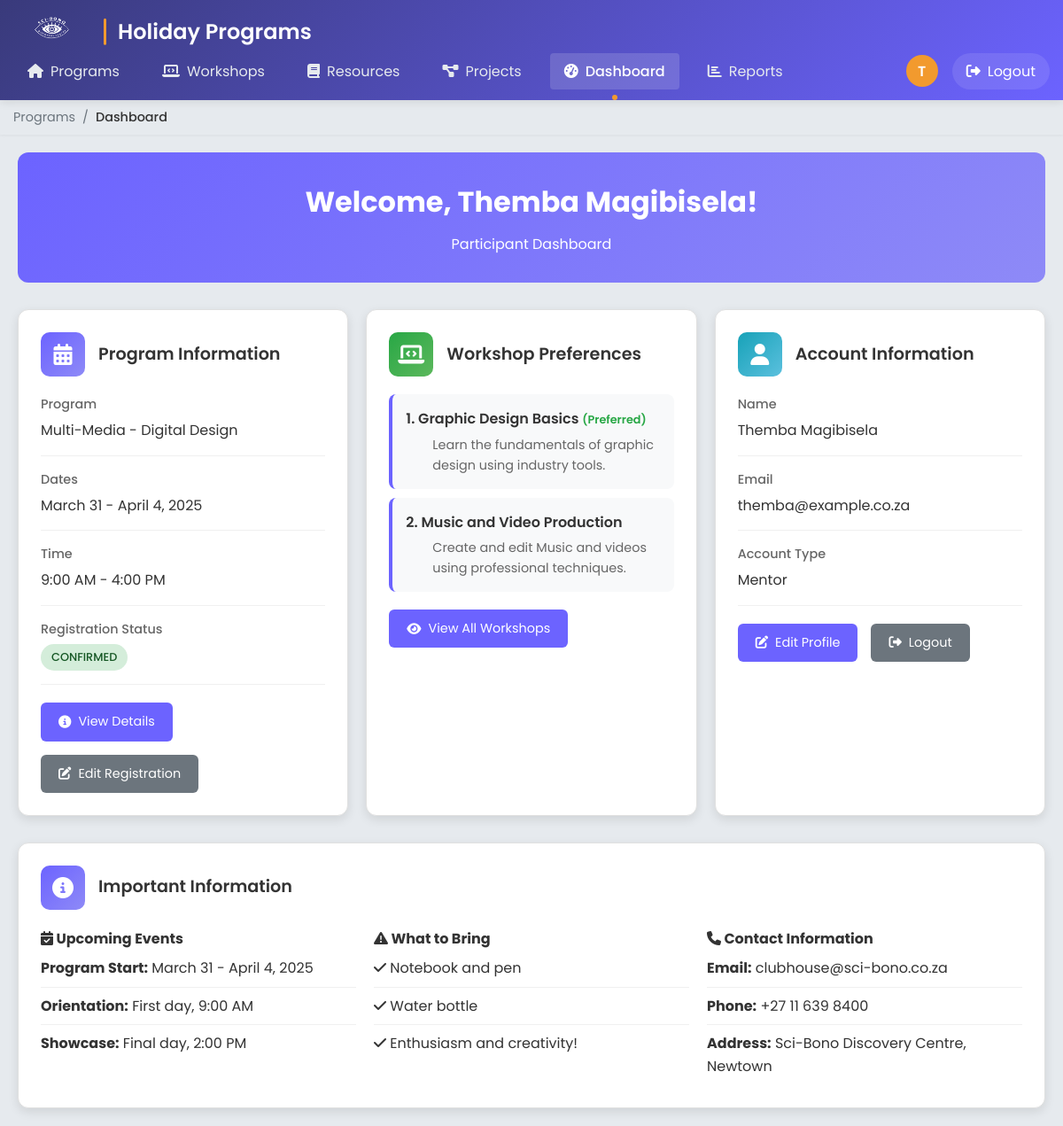
Screenshot of /app/Views/holidayPrograms/holiday-dashboard.php (signed in) with the database file from the repository.
### tables this page shows
CREATE TABLE `holiday_program_attendees` (
  `id` int NOT NULL,
  `program_id` int NOT NULL,
  `user_id` int DEFAULT NULL,
  `first_name` varchar(255) NOT NULL,
  `last_name` varchar(255) NOT NULL,
  `email` varchar(255) NOT NULL,
  `phone` varchar(20) DEFAULT NULL,
  `date_of_birth` date DEFAULT NULL,
  `gender` enum('Male','Female','Other','Prefer not to say') DEFAULT NULL,
  `school` varchar(255) DEFAULT NULL,
  `grade` int DEFAULT NULL,
  `address` text,
  `city` varchar(100) DEFAULT NULL,
  `province` varchar(100) DEFAULT NULL,
  `postal_code` varchar(20) DEFAULT NULL,
  `guardian_name` varchar(255) DEFAULT NULL,
  `guardian_relationship` varchar(50) DEFAULT NULL,
  `guardian_phone` varchar(20) DEFAULT NULL,
  `guardian_email` varchar(255) DEFAULT NULL,
  `emergency_contact_name` varchar(255) DEFAULT NULL,
  `emergency_contact_relationship` varchar(50) DEFAULT NULL,
  `emergency_contact_phone` varchar(20) DEFAULT NULL,
  `workshop_preference` longtext,
  `why_interested` text,
  `experience_level` varchar(50) DEFAULT NULL,
  `needs_equipment` tinyint(1) DEFAULT '0',
  `medical_conditions` text,
  `allergies` text,
  `photo_permission` tinyint(1) DEFAULT '0',
  `data_permission` tinyint(1) DEFAULT '0',
  `dietary_restrictions` text,
  `additional_notes` text,
  `registration_status` enum('pending','confirmed','canceled','waitlisted','completed') DEFAULT 'pending',
  `created_at` timestamp NOT NULL DEFAULT CURRENT_TIMESTAMP,
  `updated_at` timestamp NOT NULL DEFAULT CURRENT_TIMESTAMP ON UPDATE CURRENT_TIMESTAMP,
  `mentor_registration` tinyint(1) DEFAULT '0',
  `mentor_status` enum('Pending','Approved','Declined') DEFAULT NULL,
  `mentor_workshop_preference` int DEFAULT NULL,
  `password` varchar(255) DEFAULT NULL,
  `last_login` datetime DEFAULT NULL,
  `is_clubhouse_member` tinyint(1) DEFAULT '0',
  `status` varchar(20) NOT NULL DEFAULT 'pending',
  `cohort_id` int DEFAULT NULL COMMENT 'Assigned cohort for this attendee',
  `prerequisites_met` json DEFAULT NULL COMMENT 'Track which prerequisites are satisfied'
);

CREATE TABLE `holiday_programs` (
  `id` int NOT NULL,
  `term` varchar(50) NOT NULL,
  `title` varchar(255) NOT NULL,
  `description` text,
  `dates` varchar(100) NOT NULL,
  `time` varchar(50) DEFAULT '9:00 AM - 4:00 PM',
  `start_date` date NOT NULL,
  `end_date` date NOT NULL,
  `location` varchar(255) DEFAULT 'Sci-Bono Clubhouse',
  `age_range` varchar(50) DEFAULT '13-18 years',
  `lunch_included` tinyint(1) DEFAULT '1',
  `program_goals` text,
  `registration_deadline` varchar(100) DEFAULT NULL,
  `max_participants` int DEFAULT '30',
  `registration_open` tinyint(1) DEFAULT '1',
  `status` enum('draft','open','closing_soon','closed','completed','cancelled') DEFAULT 'draft',
  `created_at` timestamp NOT NULL DEFAULT CURRENT_TIMESTAMP,
  `updated_at` timestamp NOT NULL DEFAULT CURRENT_TIMESTAMP ON UPDATE CURRENT_TIMESTAMP,
  `auto_close_on_capacity` tinyint(1) NOT NULL DEFAULT '0' COMMENT 'Auto-close registration when capacity is reached',
  `auto_close_on_date` tinyint(1) NOT NULL DEFAULT '0' COMMENT 'Auto-close registration on deadline',
  `notification_settings` longtext COMMENT 'JSON settings for notifications',
  `program_structure` text COMMENT 'Stores program configuration'
);

CREATE TABLE `holiday_program_workshops` (
  `id` int NOT NULL,
  `program_id` int NOT NULL,
  `title` varchar(255) NOT NULL,
  `description` text,
  `instructor` varchar(255) DEFAULT NULL,
  `max_participants` int DEFAULT '15',
  `start_time` time DEFAULT NULL,
  `end_time` time DEFAULT NULL,
  `location` varchar(255) DEFAULT NULL,
  `created_at` timestamp NOT NULL DEFAULT CURRENT_TIMESTAMP,
  `updated_at` timestamp NOT NULL DEFAULT CURRENT_TIMESTAMP ON UPDATE CURRENT_TIMESTAMP,
  `prerequisites` text COMMENT 'Workshop prerequisites and requirements',
  `cohort_id` int DEFAULT NULL COMMENT 'Link workshop to specific cohort',
  `week_number` int DEFAULT '1' COMMENT 'Which week of program this workshop runs'
);

### app/Views/holidayPrograms/holiday-dashboard.php (the view, shortened to what this page needs)
<?php
require_once '../../../server.php';
$userId = $_SESSION['holiday_user_id'];
$userEmail = $_SESSION['holiday_email'];
$userSurname = $_SESSION['holiday_surname'];
$sql = "SELECT hpa.*, hp.title as program_title, hp.dates as program_dates, hp.time as program_time
        FROM holiday_program_attendees hpa
        LEFT JOIN holiday_programs hp ON hpa.program_id = hp.id
        WHERE hpa.id = ?";
$stmt = $conn->prepare($sql);
$stmt->bind_param("i", $userId);
$stmt->execute();
$result = $stmt->get_result();
$userRegistration = $result->fetch_assoc();
$workshopPreferences = [];
if ($userRegistration && $userRegistration['workshop_preference']) {
    $workshopPreferences = json_decode($userRegistration['workshop_preference'], true) ?? [];
}
$workshops = [];
if (!empty($workshopPreferences)) {
    $workshopIds = array_map('intval', $workshopPreferences);
    $placeholders = str_repeat('?,', count($workshopIds) - 1) . '?';
    $sql = "SELECT * FROM holiday_program_workshops WHERE id IN ($placeholders)";
    $stmt = $conn->prepare($sql);
    $stmt->bind_param(str_repeat('i', count($workshopIds)), ...$workshopIds);
    $stmt->execute();
    $result = $stmt->get_result();
    while ($row = $result->fetch_assoc()) {
        $workshops[] = $row;
    }
}
?>
<!DOCTYPE html>
<html lang="en">
<head>
    <link rel="stylesheet" href="../../../public/assets/css/holidayProgramStyles.css">
    <link rel="stylesheet" href="https://cdnjs.cloudflare.com/ajax/libs/font-awesome/6.4.0/css/all.min.css">
</head>
<body>
    <?php include './holidayPrograms-header.php'; ?>
    <div class="dashboard-container">
        <div class="welcome-banner">
            <h1>Welcome, <?php echo htmlspecialchars($userName . ' ' . $userSurname); ?>!</h1>
            <p><?php echo $isMentor ? 'Mentor Dashboard' : 'Participant Dashboard'; ?></p>
        </div>
        <div class="dashboard-grid">
            <div class="dashboard-card">
                <div class="card-header">
                    <div class="card-icon program">
                        <i class="fas fa-calendar-alt"></i>
                    </div>
                    <h3 class="card-title">Program Information</h3>
                </div>
                <?php if ($userRegistration): ?>
                    <div class="info-item">
                        <div class="info-label">Program</div>
                        <div class="info-value"><?php echo htmlspecialchars($userRegistration['program_title']); ?></div>
                    </div>
                    <div class="info-item">
                        <div class="info-label">Dates</div>
                        <div class="info-value"><?php echo htmlspecialchars($userRegistration['program_dates']); ?></div>
                    </div>
                    <div class="info-item">
                        <div class="info-label">Time</div>
                        <div class="info-value"><?php echo htmlspecialchars($userRegistration['program_time']); ?></div>
                    </div>
                    <div class="info-item">
                        <div class="info-label">Registration Status</div>
                        <div class="info-value">
                            <span class="status-badge status-<?php echo strtolower($userRegistration['registration_status']); ?>">
                                <?php echo ucfirst($userRegistration['registration_status']); ?>
                            </span>
                        </div>
                    </div>
                <?php else: ?>
                    <p>No program registration found.</p>
                <?php endif; ?>
                <div class="quick-actions">
                    <a href="holiday-program-details-term1.php?id=<?php echo $userRegistration['program_id']; ?>" class="quick-action-btn">
                        <i class="fas fa-info-circle"></i> View Details
                    </a>
                    <a href="holidayProgramRegistration.php?program_id=<?php echo $userRegistration['program_id']; ?>&edit=1" class="quick-action-btn secondary">
                        <i class="fas fa-edit"></i> Edit Registration
                    </a>
                </div>
            </div>
            <?php if (!$isMentor): ?>
            <div class="dashboard-card">
                <div class="card-header">
                    <div class="card-icon workshop">
                        <i class="fas fa-laptop-code"></i>
                    </div>
                    <h3 class="card-title">Workshop Preferences</h3>
                </div>
                <?php if (!empty($workshops)): ?>
                    <ul class="workshop-list">
                        <?php foreach ($workshops as $index => $workshop): ?>
                            <li class="workshop-item">
                                <div class="workshop-title">
                                    <?php echo ($index + 1); ?>. <?php echo htmlspecialchars($workshop['title']); ?>
                                    <?php if ($index === 0): ?>
                                        <span style="color: #28a745; font-size: 0.8rem;">(Preferred)</span>
                                    <?php endif; ?>
                                </div>
                                <div class="workshop-description"><?php echo htmlspecialchars($workshop['description']); ?></div>
                            </li>
                        <?php endforeach; ?>
                    </ul>
                <?php else: ?>
                    <p>No workshop preferences selected.</p>
                <?php endif; ?>
                <div class="quick-actions">
                    <a href="holiday-workshops.php" class="quick-action-btn">
                        <i class="fas fa-eye"></i> View All Workshops
                    </a>
                </div>
            </div>
            <?php endif; ?>
            <div class="dashboard-card">
                <div class="card-header">
                    <div class="card-icon status">
                        <i class="fas fa-user"></i>
                    </div>
                    <h3 class="card-title">Account Information</h3>
                </div>
                <div class="info-item">
                    <div class="info-label">Name</div>
                    <div class="info-value"><?php echo htmlspecialchars($userName . ' ' . $userSurname); ?></div>
                </div>
                <div class="info-item">
                    <div class="info-label">Email</div>
                    <div class="info-value"><?php echo htmlspecialchars($userEmail); ?></div>
                </div>
                <div class="info-item">
                    <div class="info-label">Account Type</div>
                    <div class="info-value"><?php echo ucfirst($userType); ?></div>
                </div>
                <div class="quick-actions">
                    <a href="holiday-profile.php" class="quick-action-btn">
                        <i class="fas fa-edit"></i> Edit Profile
                    </a>
                    <a href="holiday-logout.php" class="quick-action-btn secondary">
                        <i class="fas fa-sign-out-alt"></i> Logout
                    </a>
                </div>
            </div>
        </div>
        <div class="dashboard-card">
            <div class="card-header">
                <div class="card-icon program">
                    <i class="fas fa-info-circle"></i>
                </div>
                <h3 class="card-title">Important Information</h3>
            </div>
            <div style="display: grid; grid-template-columns: repeat(auto-fit, minmax(250px, 1fr)); gap: 20px;">
                <div>
                    <h4><i class="fas fa-calendar-check"></i> Upcoming Events</h4>
                    <ul style="list-style: none; padding: 0;">
                        <li style="padding: 8px 0; border-bottom: 1px solid #f0f0f0;">
                            <strong>Program Start:</strong> <?php echo htmlspecialchars($userRegistration['program_dates'] ?? 'TBA'); ?>
                        </li>
                        <li style="padding: 8px 0; border-bottom: 1px solid #f0f0f0;">
                            <strong>Orientation:</strong> First day, 9:00 AM
                        </li>
                        <li style="padding: 8px 0;">
                            <strong>Showcase:</strong> Final day, 2:00 PM
                        </li>
                    </ul>
                </div>
                <div>
                    <h4><i class="fas fa-exclamation-triangle"></i> What to Bring</h4>
                    <ul style="list-style: none; padding: 0;">
                        <li style="padding: 8px 0; border-bottom: 1px solid #f0f0f0;">
                            <i class="fas fa-check text-success"></i> Notebook and pen
                        </li>
                        <li style="padding: 8px 0; border-bottom: 1px solid #f0f0f0;">
                            <i class="fas fa-check text-success"></i> Water bottle
                        </li>
                        <li style="padding: 8px 0;">
                            <i class="fas fa-check text-success"></i> Enthusiasm and creativity!
                        </li>
                    </ul>
                </div>
                <div>
                    <h4><i class="fas fa-phone"></i> Contact Information</h4>
                    <ul style="list-style: none; padding: 0;">
                        <li style="padding: 8px 0; border-bottom: 1px solid #f0f0f0;">
                            <strong>Email:</strong> clubhouse@sci-bono.co.za
                        </li>
                        <li style="padding: 8px 0; border-bottom: 1px solid #f0f0f0;">
                            <strong>Phone:</strong> +27 11 639 8400
                        </li>
                        <li style="padding: 8px 0;">
                            <strong>Address:</strong> Sci-Bono Discovery Centre, Newtown
                        </li>
                    </ul>
                </div>
            </div>
        </div>
    </div>
</body>
</html>

### rows the page displays
holiday_program_attendees: program.title "Multi-Media - Digital Design", program.dates "March 31 - April 4, 2025", program.time "9:00 AM - 4:00 PM", registration_status "CONFIRMED"
holiday_program_workshops: title "Graphic Design Basics", shows "(Preferred)", description "Learn the fundamentals of graphic design using industry tools."
holiday_program_workshops: title "Music and Video Production", description "Create and edit Music and videos using professional techniques."

### other values shown
substr($userName, 0, 1) "T"
$userName . ' ' . $userSurname "Themba Magibisela"
$userEmail "themba@example.co.za"
$userType "Mentor"
